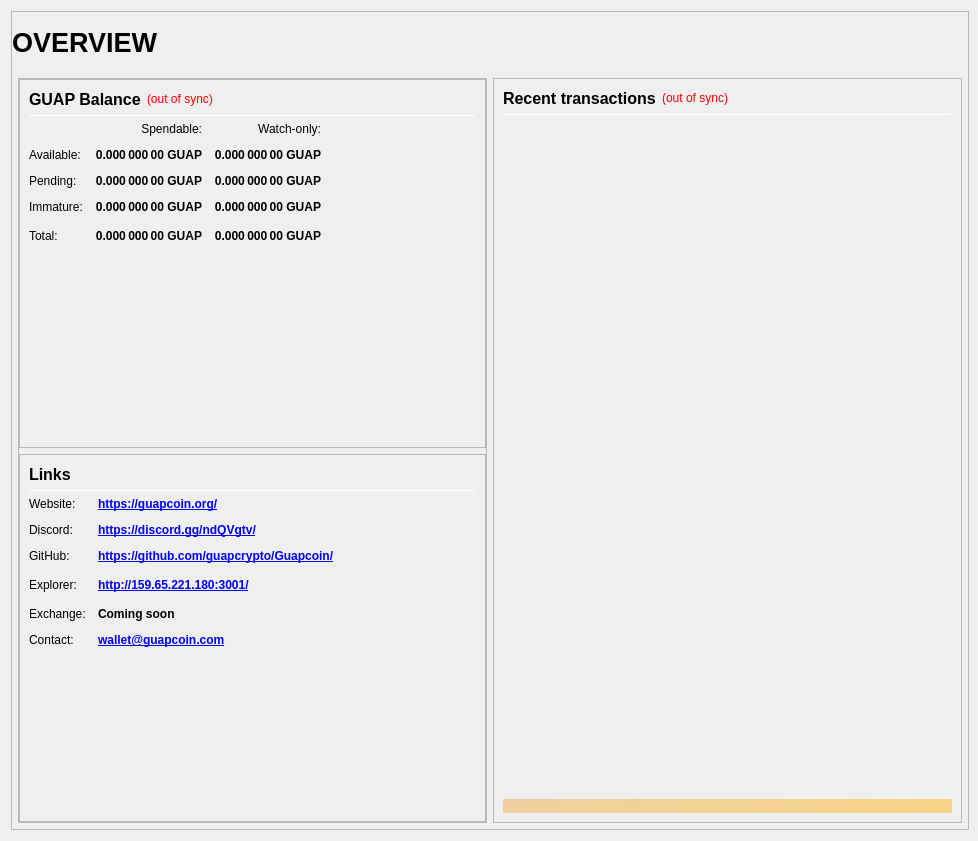
<?xml version="1.0" encoding="UTF-8"?>
<ui version="4.0">
 <class>OverviewPage</class>
 <widget class="QWidget" name="OverviewPage">
  <property name="geometry">
   <rect>
    <x>0</x>
    <y>0</y>
    <width>978</width>
    <height>841</height>
   </rect>
  </property>
  <property name="minimumSize">
   <size>
    <width>960</width>
    <height>682</height>
   </size>
  </property>
  <property name="windowTitle">
   <string>Form</string>
  </property>
  <layout class="QVBoxLayout" name="topLayout" stretch="1">
   <property name="rightMargin">
    <number>9</number>
   </property>
   <item>
    <widget class="QFrame" name="frame_BG">
     <property name="minimumSize">
      <size>
       <width>850</width>
       <height>610</height>
      </size>
     </property>
     <property name="maximumSize">
      <size>
       <width>16777215</width>
       <height>16777215</height>
      </size>
     </property>
     <property name="frameShape">
      <enum>QFrame::StyledPanel</enum>
     </property>
     <property name="frameShadow">
      <enum>QFrame::Raised</enum>
     </property>
     <layout class="QVBoxLayout" name="verticalLayout_3" stretch="1">
      <property name="leftMargin">
       <number>0</number>
      </property>
      <property name="topMargin">
       <number>0</number>
      </property>
      <property name="rightMargin">
       <number>0</number>
      </property>
      <property name="bottomMargin">
       <number>6</number>
      </property>
      <item>
       <layout class="QVBoxLayout" name="verticalLayout_Master" stretch="0,1">
        <property name="leftMargin">
         <number>0</number>
        </property>
        <property name="topMargin">
         <number>0</number>
        </property>
        <property name="rightMargin">
         <number>0</number>
        </property>
        <property name="bottomMargin">
         <number>0</number>
        </property>
        <item>
         <widget class="QFrame" name="frame_Header">
          <layout class="QVBoxLayout" name="verticalLayout_Header" stretch="0">
           <property name="leftMargin">
            <number>0</number>
           </property>
           <property name="topMargin">
            <number>0</number>
           </property>
           <property name="rightMargin">
            <number>0</number>
           </property>
           <property name="bottomMargin">
            <number>0</number>
           </property>
           <item>
            <layout class="QHBoxLayout" name="horizontalLayout_Header" stretch="1,0,1">
             <property name="spacing">
              <number>6</number>
             </property>
             <item>
              <widget class="QLabel" name="labelOverviewHeaderLeft">
               <property name="minimumSize">
                <size>
                 <width>464</width>
                 <height>60</height>
                </size>
               </property>
               <property name="maximumSize">
                <size>
                 <width>16777215</width>
                 <height>60</height>
                </size>
               </property>
               <property name="font">
                <font>
                 <pointsize>20</pointsize>
                 <weight>75</weight>
                 <bold>true</bold>
                </font>
               </property>
               <property name="text">
                <string>OVERVIEW</string>
               </property>
               <property name="alignment">
                <set>Qt::AlignLeading|Qt::AlignLeft|Qt::AlignVCenter</set>
               </property>
              </widget>
             </item>
             <item>
              <spacer name="horizontalSpacer_Header">
               <property name="orientation">
                <enum>Qt::Horizontal</enum>
               </property>
               <property name="sizeHint" stdset="0">
                <size>
                 <width>40</width>
                 <height>20</height>
                </size>
               </property>
              </spacer>
             </item>
             <item>
              <widget class="QLabel" name="labelOverviewHeaderRight">
               <property name="minimumSize">
                <size>
                 <width>464</width>
                 <height>60</height>
                </size>
               </property>
               <property name="maximumSize">
                <size>
                 <width>16777215</width>
                 <height>60</height>
                </size>
               </property>
               <property name="font">
                <font>
                 <pointsize>14</pointsize>
                </font>
               </property>
               <property name="text">
                <string/>
               </property>
               <property name="alignment">
                <set>Qt::AlignRight|Qt::AlignTrailing|Qt::AlignVCenter</set>
               </property>
              </widget>
             </item>
            </layout>
           </item>
          </layout>
         </widget>
        </item>
        <item>
         <widget class="QFrame" name="frame_Content">
          <layout class="QVBoxLayout" name="verticalLayout_Content">
           <property name="leftMargin">
            <number>6</number>
           </property>
           <property name="topMargin">
            <number>0</number>
           </property>
           <property name="rightMargin">
            <number>6</number>
           </property>
           <property name="bottomMargin">
            <number>0</number>
           </property>
           <item>
            <layout class="QHBoxLayout" name="horizontalLayout_Content" stretch="1,1">
             <property name="spacing">
              <number>6</number>
             </property>
             <item>
              <layout class="QVBoxLayout" name="verticalLayout_left" stretch="1">
               <item>
                <widget class="QFrame" name="frameObfuscation">
                 <property name="minimumSize">
                  <size>
                   <width>0</width>
                   <height>0</height>
                  </size>
                 </property>
                 <property name="frameShape">
                  <enum>QFrame::StyledPanel</enum>
                 </property>
                 <property name="frameShadow">
                  <enum>QFrame::Raised</enum>
                 </property>
                 <layout class="QVBoxLayout" name="verticalLayout" stretch="0,0,0,0">
                  <property name="leftMargin">
                   <number>0</number>
                  </property>
                  <property name="topMargin">
                   <number>0</number>
                  </property>
                  <property name="rightMargin">
                   <number>0</number>
                  </property>
                  <property name="bottomMargin">
                   <number>0</number>
                  </property>
                  <item>
                   <widget class="QFrame" name="frame_Balances">
                    <property name="frameShape">
                     <enum>QFrame::StyledPanel</enum>
                    </property>
                    <property name="frameShadow">
                     <enum>QFrame::Raised</enum>
                    </property>
                    <layout class="QVBoxLayout" name="verticalLayout_4">
                     <item>
                      <layout class="QHBoxLayout" name="horizontalLayout_4">
                       <item>
                        <widget class="QLabel" name="label_5">
                         <property name="minimumSize">
                          <size>
                           <width>0</width>
                           <height>20</height>
                          </size>
                         </property>
                         <property name="font">
                          <font>
                           <pointsize>12</pointsize>
                           <weight>75</weight>
                           <bold>true</bold>
                          </font>
                         </property>
                         <property name="text">
                          <string>GUAP Balance</string>
                         </property>
                        </widget>
                       </item>
                       <item>
                        <widget class="QLabel" name="labelWalletStatus">
                         <property name="cursor">
                          <cursorShape>WhatsThisCursor</cursorShape>
                         </property>
                         <property name="toolTip">
                          <string>The displayed information may be out of date. Your wallet automatically synchronizes with the KYD network after a connection is established, but this process has not completed yet.</string>
                         </property>
                         <property name="styleSheet">
                          <string notr="true">QLabel { color: red; }</string>
                         </property>
                         <property name="text">
                          <string notr="true">(out of sync)</string>
                         </property>
                         <property name="alignment">
                          <set>Qt::AlignLeading|Qt::AlignLeft|Qt::AlignVCenter</set>
                         </property>
                        </widget>
                       </item>
                       <item>
                        <spacer name="horizontalSpacer_3">
                         <property name="orientation">
                          <enum>Qt::Horizontal</enum>
                         </property>
                         <property name="sizeHint" stdset="0">
                          <size>
                           <width>40</width>
                           <height>20</height>
                          </size>
                         </property>
                        </spacer>
                       </item>
                      </layout>
                     </item>
                     <item>
                      <widget class="Line" name="line_Balance">
                       <property name="minimumSize">
                        <size>
                         <width>0</width>
                         <height>1</height>
                        </size>
                       </property>
                       <property name="maximumSize">
                        <size>
                         <width>16777215</width>
                         <height>1</height>
                        </size>
                       </property>
                       <property name="orientation">
                        <enum>Qt::Horizontal</enum>
                       </property>
                      </widget>
                     </item>
                     <item>
                      <layout class="QGridLayout" name="gridLayout">
                       <property name="spacing">
                        <number>12</number>
                       </property>
                       <item row="0" column="1">
                        <widget class="QLabel" name="labelSpendable">
                         <property name="text">
                          <string>Spendable:</string>
                         </property>
                         <property name="alignment">
                          <set>Qt::AlignRight|Qt::AlignTrailing|Qt::AlignVCenter</set>
                         </property>
                        </widget>
                       </item>
                       <item row="0" column="2">
                        <widget class="QLabel" name="labelWatchonly">
                         <property name="text">
                          <string>Watch-only:</string>
                         </property>
                         <property name="alignment">
                          <set>Qt::AlignRight|Qt::AlignTrailing|Qt::AlignVCenter</set>
                         </property>
                        </widget>
                       </item>
                       <item row="1" column="0">
                        <widget class="QLabel" name="labelBalanceText">
                         <property name="text">
                          <string>Available:</string>
                         </property>
                        </widget>
                       </item>
                       <item row="1" column="1">
                        <widget class="QLabel" name="labelBalance">
                         <property name="font">
                          <font>
                           <weight>75</weight>
                           <bold>true</bold>
                          </font>
                         </property>
                         <property name="cursor">
                          <cursorShape>IBeamCursor</cursorShape>
                         </property>
                         <property name="toolTip">
                          <string>Your current spendable balance</string>
                         </property>
                         <property name="text">
                          <string notr="true">0.000 000 00 GUAP</string>
                         </property>
                         <property name="alignment">
                          <set>Qt::AlignRight|Qt::AlignTrailing|Qt::AlignVCenter</set>
                         </property>
                         <property name="textInteractionFlags">
                          <set>Qt::LinksAccessibleByMouse|Qt::TextSelectableByKeyboard|Qt::TextSelectableByMouse</set>
                         </property>
                        </widget>
                       </item>
                       <item row="1" column="2">
                        <widget class="QLabel" name="labelWatchAvailable">
                         <property name="font">
                          <font>
                           <weight>75</weight>
                           <bold>true</bold>
                          </font>
                         </property>
                         <property name="cursor">
                          <cursorShape>IBeamCursor</cursorShape>
                         </property>
                         <property name="toolTip">
                          <string>Your current balance in watch-only addresses</string>
                         </property>
                         <property name="text">
                          <string notr="true">0.000 000 00 GUAP</string>
                         </property>
                         <property name="alignment">
                          <set>Qt::AlignRight|Qt::AlignTrailing|Qt::AlignVCenter</set>
                         </property>
                         <property name="textInteractionFlags">
                          <set>Qt::LinksAccessibleByMouse|Qt::TextSelectableByKeyboard|Qt::TextSelectableByMouse</set>
                         </property>
                        </widget>
                       </item>
                       <item row="2" column="0">
                        <widget class="QLabel" name="labelPendingText">
                         <property name="text">
                          <string>Pending:</string>
                         </property>
                        </widget>
                       </item>
                       <item row="2" column="1">
                        <widget class="QLabel" name="labelUnconfirmed">
                         <property name="font">
                          <font>
                           <weight>75</weight>
                           <bold>true</bold>
                          </font>
                         </property>
                         <property name="cursor">
                          <cursorShape>IBeamCursor</cursorShape>
                         </property>
                         <property name="toolTip">
                          <string>Total of transactions that have yet to be confirmed, and do not yet count toward the spendable balance</string>
                         </property>
                         <property name="text">
                          <string notr="true">0.000 000 00 GUAP</string>
                         </property>
                         <property name="alignment">
                          <set>Qt::AlignRight|Qt::AlignTrailing|Qt::AlignVCenter</set>
                         </property>
                         <property name="textInteractionFlags">
                          <set>Qt::LinksAccessibleByMouse|Qt::TextSelectableByKeyboard|Qt::TextSelectableByMouse</set>
                         </property>
                        </widget>
                       </item>
                       <item row="2" column="2">
                        <widget class="QLabel" name="labelWatchPending">
                         <property name="font">
                          <font>
                           <weight>75</weight>
                           <bold>true</bold>
                          </font>
                         </property>
                         <property name="cursor">
                          <cursorShape>IBeamCursor</cursorShape>
                         </property>
                         <property name="toolTip">
                          <string>Unconfirmed transactions to watch-only addresses</string>
                         </property>
                         <property name="text">
                          <string notr="true">0.000 000 00 GUAP</string>
                         </property>
                         <property name="alignment">
                          <set>Qt::AlignRight|Qt::AlignTrailing|Qt::AlignVCenter</set>
                         </property>
                         <property name="textInteractionFlags">
                          <set>Qt::LinksAccessibleByMouse|Qt::TextSelectableByKeyboard|Qt::TextSelectableByMouse</set>
                         </property>
                        </widget>
                       </item>
                       <item row="3" column="0">
                        <widget class="QLabel" name="labelImmatureText">
                         <property name="text">
                          <string>Immature:</string>
                         </property>
                        </widget>
                       </item>
                       <item row="3" column="1">
                        <widget class="QLabel" name="labelImmature">
                         <property name="font">
                          <font>
                           <weight>75</weight>
                           <bold>true</bold>
                          </font>
                         </property>
                         <property name="cursor">
                          <cursorShape>IBeamCursor</cursorShape>
                         </property>
                         <property name="toolTip">
                          <string>Staked or masternode rewards that has not yet matured</string>
                         </property>
                         <property name="text">
                          <string notr="true">0.000 000 00 GUAP</string>
                         </property>
                         <property name="alignment">
                          <set>Qt::AlignRight|Qt::AlignTrailing|Qt::AlignVCenter</set>
                         </property>
                         <property name="textInteractionFlags">
                          <set>Qt::LinksAccessibleByMouse|Qt::TextSelectableByKeyboard|Qt::TextSelectableByMouse</set>
                         </property>
                        </widget>
                       </item>
                       <item row="3" column="2">
                        <widget class="QLabel" name="labelWatchImmature">
                         <property name="font">
                          <font>
                           <weight>75</weight>
                           <bold>true</bold>
                          </font>
                         </property>
                         <property name="cursor">
                          <cursorShape>IBeamCursor</cursorShape>
                         </property>
                         <property name="toolTip">
                          <string>Staked or masternode rewards in watch-only addresses that has not yet matured</string>
                         </property>
                         <property name="text">
                          <string notr="true">0.000 000 00 GUAP</string>
                         </property>
                         <property name="alignment">
                          <set>Qt::AlignRight|Qt::AlignTrailing|Qt::AlignVCenter</set>
                         </property>
                         <property name="textInteractionFlags">
                          <set>Qt::LinksAccessibleByMouse|Qt::TextSelectableByKeyboard|Qt::TextSelectableByMouse</set>
                         </property>
                        </widget>
                       </item>
                 
                       <item row="4" column="0">
                        <widget class="QLabel" name="labelTotalText">
                         <property name="toolTip">
                          <string>Your current GUAP balance, unconfirmed and immature transactions included</string>
                         </property>
                         <property name="text">
                          <string>Total:</string>
                         </property>
                        </widget>
                       </item>
                       <item row="4" column="1">
                        <widget class="QLabel" name="labelTotal">
                         <property name="font">
                          <font>
                           <weight>75</weight>
                           <bold>true</bold>
                          </font>
                         </property>
                         <property name="cursor">
                          <cursorShape>IBeamCursor</cursorShape>
                         </property>
                         <property name="toolTip">
                          <string>Your current GUAP balance, unconfirmed and immature transactions included</string>
                         </property>
                         <property name="text">
                          <string notr="true">0.000 000 00 GUAP</string>
                         </property>
                         <property name="alignment">
                          <set>Qt::AlignRight|Qt::AlignTrailing|Qt::AlignVCenter</set>
                         </property>
                         <property name="textInteractionFlags">
                          <set>Qt::LinksAccessibleByMouse|Qt::TextSelectableByKeyboard|Qt::TextSelectableByMouse</set>
                         </property>
                        </widget>
                       </item>
                       <item row="4" column="2">
                        <widget class="QLabel" name="labelWatchTotal">
                         <property name="font">
                          <font>
                           <weight>75</weight>
                           <bold>true</bold>
                          </font>
                         </property>
                         <property name="cursor">
                          <cursorShape>IBeamCursor</cursorShape>
                         </property>
                         <property name="toolTip">
                          <string>Current total balance in watch-only addresses</string>
                         </property>
                         <property name="text">
                          <string notr="true">0.000 000 00 GUAP</string>
                         </property>
                         <property name="alignment">
                          <set>Qt::AlignRight|Qt::AlignTrailing|Qt::AlignVCenter</set>
                         </property>
                         <property name="textInteractionFlags">
                          <set>Qt::LinksAccessibleByMouse|Qt::TextSelectableByKeyboard|Qt::TextSelectableByMouse</set>
                         </property>
                        </widget>
                       </item>
                       <item row="4" column="3">
                        <spacer name="horizontalSpacer_9">
                         <property name="orientation">
                          <enum>Qt::Horizontal</enum>
                         </property>
                         <property name="sizeHint" stdset="0">
                          <size>
                           <width>40</width>
                           <height>20</height>
                          </size>
                         </property>
                        </spacer>
                       </item>
                      </layout>
                     </item>
                     <item>
                      <spacer name="verticalSpacer_3">
                       <property name="orientation">
                        <enum>Qt::Vertical</enum>
                       </property>
                       <property name="sizeHint" stdset="0">
                        <size>
                         <width>20</width>
                         <height>40</height>
                        </size>
                       </property>
                      </spacer>
                     </item>
                    </layout>
                   </widget>
                  </item>
                  <item>
                   <widget class="QFrame" name="frame_Links">
                    <property name="frameShape">
                     <enum>QFrame::StyledPanel</enum>
                    </property>
                    <property name="frameShadow">
                     <enum>QFrame::Raised</enum>
                    </property>
                    <layout class="QVBoxLayout" name="verticalLayout_Links">
                     <item>
                      <layout class="QHBoxLayout" name="horizontalLayout_Links_1" stretch="0,0">
                       <item>
                        <widget class="QLabel" name="label_Links_title">
                         <property name="minimumSize">
                          <size>
                           <width>0</width>
                           <height>20</height>
                          </size>
                         </property>
                         <property name="font">
                          <font>
                           <pointsize>12</pointsize>
                           <weight>75</weight>
                           <bold>true</bold>
                          </font>
                         </property>
                         <property name="text">
                          <string>Links</string>
                         </property>
                        </widget>
                       </item>
                       <item>
                        <spacer name="horizontalSpacer_Links_1">
                         <property name="orientation">
                          <enum>Qt::Horizontal</enum>
                         </property>
                         <property name="sizeHint" stdset="0">
                          <size>
                           <width>40</width>
                           <height>20</height>
                          </size>
                         </property>
                        </spacer>
                       </item>
                      </layout>
                     </item>
                     <item>
                      <widget class="Line" name="line_Links">
                       <property name="minimumSize">
                        <size>
                         <width>0</width>
                         <height>1</height>
                        </size>
                       </property>
                       <property name="maximumSize">
                        <size>
                         <width>16777215</width>
                         <height>1</height>
                        </size>
                       </property>
                       <property name="orientation">
                        <enum>Qt::Horizontal</enum>
                       </property>
                      </widget>
                     </item>
                     <item>
                      <layout class="QGridLayout" name="gridLayout_Links">
                       <property name="spacing">
                        <number>12</number>
                       </property>
                       <item row="1" column="0">
                        <widget class="QLabel" name="labelLinks1">
                         <property name="text">
                          <string>Website:</string>
                         </property>
                        </widget>
                       </item>
                       <item row="1" column="1">
                        <widget class="QLabel" name="labelLinksUrl1">
                         <property name="font">
                          <font>
                           <weight>75</weight>
                           <bold>true</bold>
                          </font>
                         </property>
                         <property name="text">
                          <string notr="true">&lt;a href=&quot;https://guapcoin.org/&quot;&gt;https://guapcoin.org/&lt;/a&gt;</string>
                         </property>
                         <property name="textFormat">
                          <enum>Qt::RichText</enum>
                         </property>
                         <property name="alignment">
                          <set>Qt::AlignLeading|Qt::AlignLeft|Qt::AlignVCenter</set>
                         </property>
                         <property name="openExternalLinks">
                          <bool>true</bool>
                         </property>
                        </widget>
                       </item>
                       <item row="2" column="0">
                        <widget class="QLabel" name="labelLinks2">
                         <property name="text">
                          <string>Discord:</string>
                         </property>
                        </widget>
                       </item>
                       <item row="2" column="1">
                        <widget class="QLabel" name="labelLinksUrl2">
                         <property name="font">
                          <font>
                           <weight>75</weight>
                           <bold>true</bold>
                          </font>
                         </property>
                         <property name="text">
                          <string notr="true">&lt;a href=&quot;https://discord.gg/ndQVgtv/&quot;&gt;https://discord.gg/ndQVgtv/&lt;/a&gt;</string>
                         </property>
                         <property name="alignment">
                          <set>Qt::AlignLeading|Qt::AlignLeft|Qt::AlignVCenter</set>
                         </property>
                         <property name="openExternalLinks">
                          <bool>true</bool>
                         </property>
                        </widget>
                       </item>
                       <item row="3" column="0">
                        <widget class="QLabel" name="labelLinks3">
                         <property name="text">
                          <string>GitHub:</string>
                         </property>
                        </widget>
                       </item>
                       <item row="3" column="1">
                        <widget class="QLabel" name="labelLinksUrl3">
                         <property name="font">
                          <font>
                           <weight>75</weight>
                           <bold>true</bold>
                          </font>
                         </property>
                         <property name="text">
                          <string notr="true">&lt;a href=&quot;https://github.com/guapcrypto/Guapcoin/&quot;&gt;https://github.com/guapcrypto/Guapcoin/&lt;/a&gt;</string>
                         </property>
                         <property name="alignment">
                           <set>Qt::AlignLeading|Qt::AlignLeft|Qt::AlignVCenter</set>
                         </property>
                         <property name="openExternalLinks">
                          <bool>true</bool>
                         </property>
                        </widget>
                       </item>
                       <item row="4" column="0">
                        <widget class="QLabel" name="labelLinks4">
                         <property name="text">
                          <string>Explorer:</string>
                         </property>
                        </widget>
                       </item>
                       <item row="4" column="1">
                        <widget class="QLabel" name="labelLinksUrl4">
                         <property name="font">
                          <font>
                           <weight>75</weight>
                           <bold>true</bold>
                          </font>
                         </property>
                         <property name="text">
                          <string notr="true">&lt;a href=&quot;http://159.65.221.180:3001/&quot;&gt;http://159.65.221.180:3001/&lt;/a&gt;</string>
                         </property>
                         <property name="alignment">
                           <set>Qt::AlignLeading|Qt::AlignLeft|Qt::AlignVCenter</set>
                         </property>
                         <property name="openExternalLinks">
                          <bool>true</bool>
                         </property>
                        </widget>
                       </item>
                       <item row="4" column="2">
                        <spacer name="horizontalSpacer_Links_2">
                         <property name="orientation">
                          <enum>Qt::Horizontal</enum>
                         </property>
                         <property name="sizeHint" stdset="0">
                          <size>
                           <width>40</width>
                           <height>20</height>
                          </size>
                         </property>
                        </spacer>
                       </item>
                       <item row="5" column="0">
                        <widget class="QLabel" name="labelLinks5">
                         <property name="text">
                          <string>Exchange:</string>
                         </property>
                        </widget>
                       </item>
                       <item row="5" column="1">
                        <widget class="QLabel" name="labelLinksUrl5">
                         <property name="font">
                          <font>
                           <weight>75</weight>
                           <bold>true</bold>
                          </font>
                         </property>
                         <property name="text">
                          <string>Coming soon</string>
                         </property>
                         <property name="alignment">
                           <set>Qt::AlignLeading|Qt::AlignLeft|Qt::AlignVCenter</set>
                         </property>
                         <property name="openExternalLinks">
                          <bool>true</bool>
                         </property>
                        </widget>
                       </item>
                       <item row="6" column="0">
                        <widget class="QLabel" name="labelLinks6">
                         <property name="text">
                          <string>Contact:</string>
                         </property>
                        </widget>
                       </item>
                       <item row="6" column="1">
                        <widget class="QLabel" name="labelLinksUrl6">
                         <property name="font">
                          <font>
                           <weight>75</weight>
                           <bold>true</bold>
                          </font>
                         </property>
                         <property name="text">
                          <string notr="true">&lt;a href=&quot;wallet@guapcoin.com&quot;&gt;wallet@guapcoin.com&lt;/a&gt;</string>
                         </property>
                         <property name="alignment">
                           <set>Qt::AlignLeading|Qt::AlignLeft|Qt::AlignVCenter</set>
                         </property>
                         <property name="openExternalLinks">
                          <bool>true</bool>
                         </property>
                        </widget>
                       </item>
                      </layout>
                     </item>
                     <item>
                      <spacer name="verticalSpacer_4">
                       <property name="orientation">
                        <enum>Qt::Vertical</enum>
                       </property>
                       <property name="sizeHint" stdset="0">
                        <size>
                         <width>20</width>
                         <height>40</height>
                        </size>
                       </property>
                      </spacer>
                     </item>
                    </layout>
                   </widget>
                  </item>
                 </layout>
                </widget>
               </item>
              </layout>
             </item>
             <item>
              <layout class="QVBoxLayout" name="verticalLayout_right" stretch="1">
               <item>
                <widget class="QFrame" name="frame_RecentTransactions">
                 <property name="minimumSize">
                  <size>
                   <width>0</width>
                   <height>0</height>
                  </size>
                 </property>
                 <property name="frameShape">
                  <enum>QFrame::StyledPanel</enum>
                 </property>
                 <property name="frameShadow">
                  <enum>QFrame::Raised</enum>
                 </property>
                 <layout class="QVBoxLayout" name="verticalLayout_1" stretch="0,0,0,0,0">
                  <item>
                   <layout class="QHBoxLayout" name="horizontalLayout_2">
                    <item>
                     <widget class="QLabel" name="label_4">
                      <property name="minimumSize">
                       <size>
                        <width>0</width>
                        <height>20</height>
                       </size>
                      </property>
                      <property name="font">
                       <font>
                        <pointsize>12</pointsize>
                        <weight>75</weight>
                        <bold>true</bold>
                       </font>
                      </property>
                      <property name="text">
                       <string>Recent transactions</string>
                      </property>
                     </widget>
                    </item>
                    <item>
                     <widget class="QLabel" name="labelTransactionsStatus">
                      <property name="cursor">
                       <cursorShape>WhatsThisCursor</cursorShape>
                      </property>
                      <property name="toolTip">
                       <string>The displayed information may be out of date. Your wallet automatically synchronizes with the GUAP network after a connection is established, but this process has not completed yet.</string>
                      </property>
                      <property name="styleSheet">
                       <string notr="true">QLabel { color: red; }</string>
                      </property>
                      <property name="text">
                       <string notr="true">(out of sync)</string>
                      </property>
                      <property name="alignment">
                       <set>Qt::AlignRight|Qt::AlignTrailing|Qt::AlignVCenter</set>
                      </property>
                     </widget>
                    </item>
                    <item>
                     <spacer name="horizontalSpacer">
                      <property name="orientation">
                       <enum>Qt::Horizontal</enum>
                      </property>
                      <property name="sizeHint" stdset="0">
                       <size>
                        <width>40</width>
                        <height>20</height>
                       </size>
                      </property>
                     </spacer>
                    </item>
                   </layout>
                  </item>
                  <item>
                   <widget class="Line" name="line">
                    <property name="minimumSize">
                     <size>
                      <width>0</width>
                      <height>1</height>
                     </size>
                    </property>
                    <property name="maximumSize">
                     <size>
                      <width>16777215</width>
                      <height>1</height>
                     </size>
                    </property>
                    <property name="orientation">
                     <enum>Qt::Horizontal</enum>
                    </property>
                   </widget>
                  </item>
                  <item>
                   <widget class="QListView" name="listTransactions">
                    <property name="minimumSize">
                     <size>
                      <width>0</width>
                      <height>0</height>
                     </size>
                    </property>
                    <property name="styleSheet">
                     <string notr="true">QListView { background: transparent; }</string>
                    </property>
                    <property name="frameShape">
                     <enum>QFrame::NoFrame</enum>
                    </property>
                    <property name="verticalScrollBarPolicy">
                     <enum>Qt::ScrollBarAlwaysOff</enum>
                    </property>
                    <property name="horizontalScrollBarPolicy">
                     <enum>Qt::ScrollBarAlwaysOff</enum>
                    </property>
                    <property name="selectionMode">
                     <enum>QAbstractItemView::NoSelection</enum>
                    </property>
                   </widget>
                  </item>
                  <item>
                   <spacer name="verticalSpacer_2">
                    <property name="orientation">
                     <enum>Qt::Vertical</enum>
                    </property>
                    <property name="sizeType">
                     <enum>QSizePolicy::Expanding</enum>
                    </property>
                    <property name="sizeHint" stdset="0">
                     <size>
                      <width>20</width>
                      <height>40</height>
                     </size>
                    </property>
                   </spacer>
                  </item>
                  <item>
                   <widget class="QLabel" name="labelAlerts">
                    <property name="maximumSize">
                     <size>
                      <width>16777215</width>
                      <height>16777215</height>
                     </size>
                    </property>
                    <property name="styleSheet">
                     <string notr="true">background-color: qlineargradient(x1: 0, y1: 0, x2: 1, y2: 0, stop:0 #F0D0A0, stop:1 #F8D488); color:#000000;</string>
                    </property>
                    <property name="text">
                     <string/>
                    </property>
                    <property name="wordWrap">
                     <bool>true</bool>
                    </property>
                    <property name="margin">
                     <number>3</number>
                    </property>
                   </widget>
                  </item>
                 </layout>
                </widget>
               </item>
              </layout>
             </item>
            </layout>
           </item>
          </layout>
         </widget>
        </item>
       </layout>
      </item>
     </layout>
    </widget>
   </item>
  </layout>
 </widget>
 <resources/>
 <connections/>
</ui>
